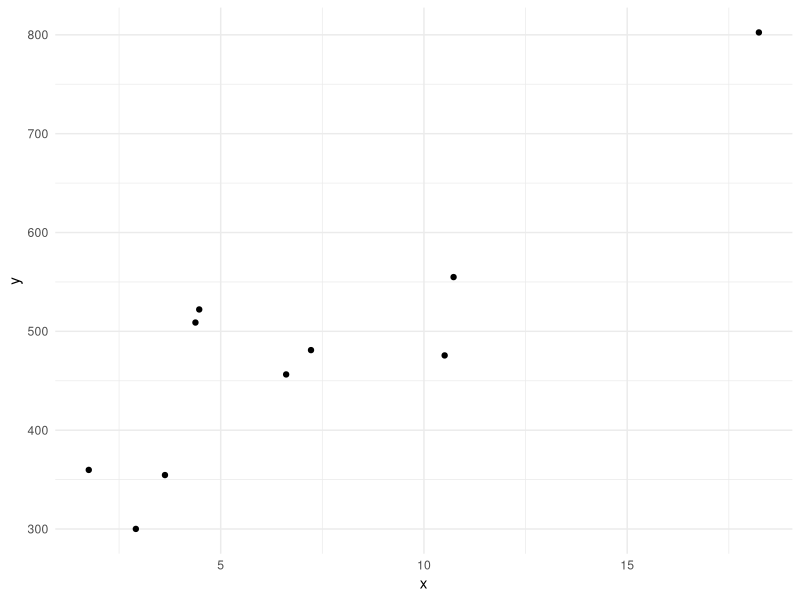
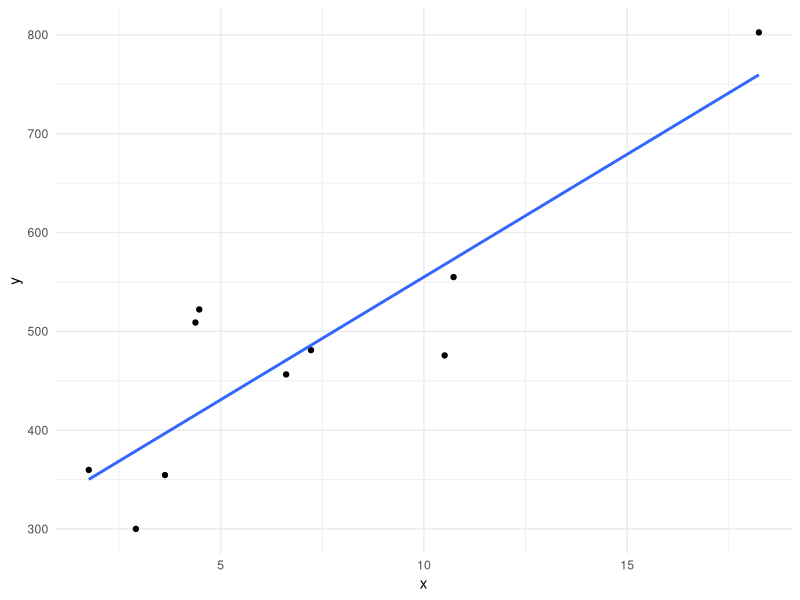
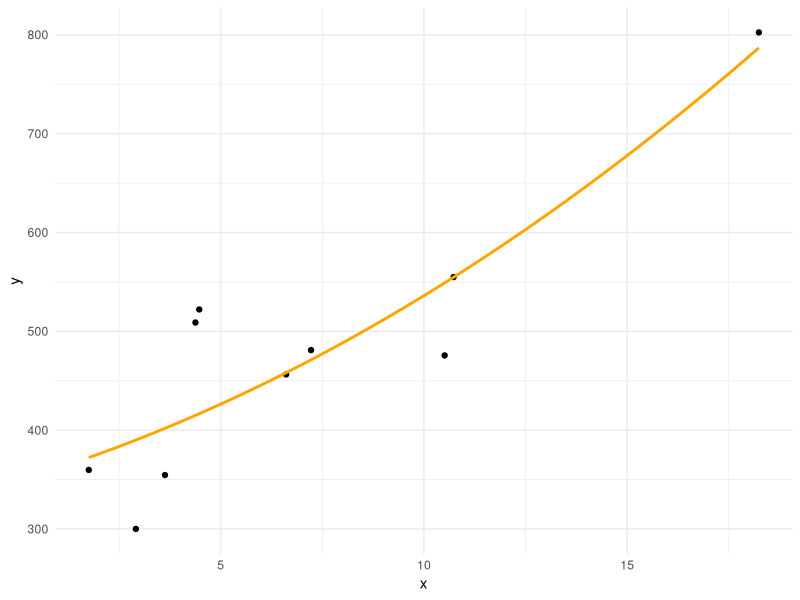
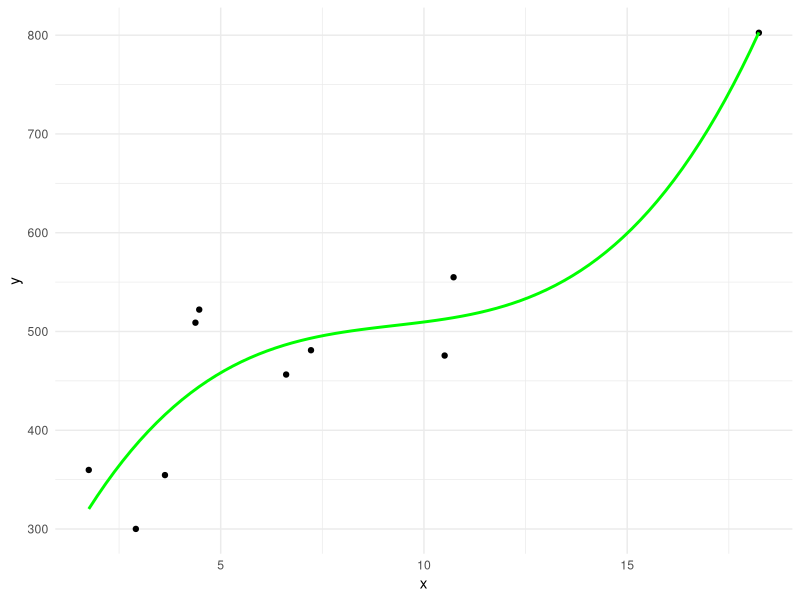
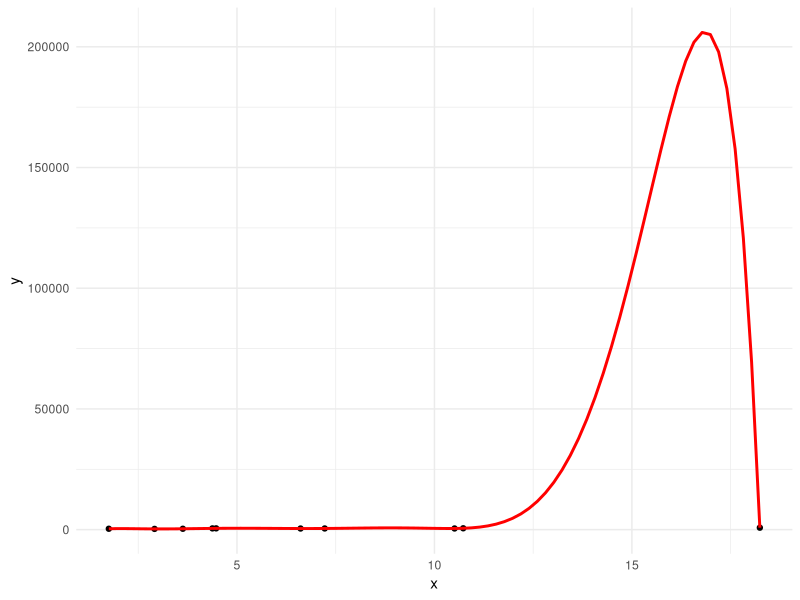
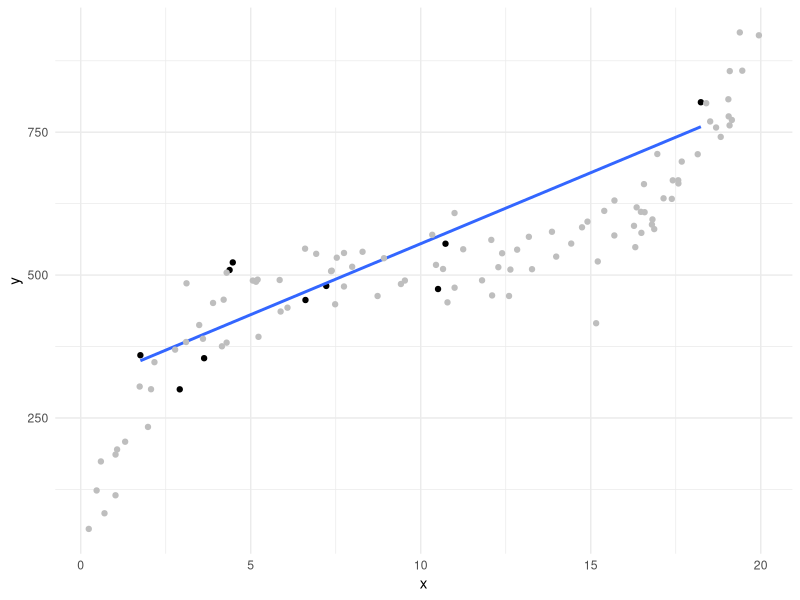
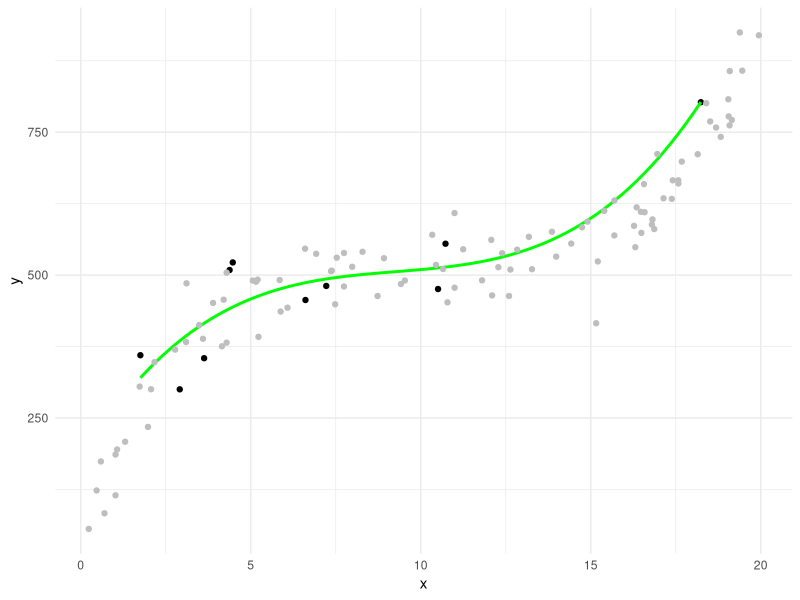
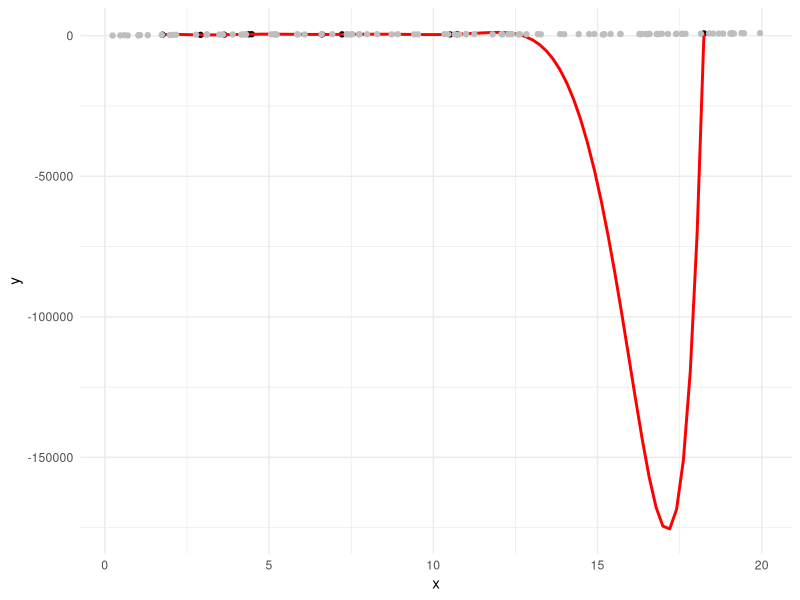

Source code (R) for these figures, in order:
library(tidyverse)
library(caret)
set.seed(5893524)
theme_set(theme_minimal())

# Criando banco de dados --------------------------------------------------

criar_amostra <- function(n) {
  tibble(
    x = runif(n, 0, 20),
    y = 500 + 0.4 * (x-10)^3 + rnorm(n, sd = 50)
  )
}

df <- criar_amostra(10)

ggplot(df, aes(x = x, y = y)) +
  geom_point()


# Ajustando modelo linear -------------------------------------------------

modelo <- train(y ~ x, data = df, method = "lm")

ggplot(df, aes(x = x, y = y)) +
  geom_point() +
  geom_smooth(method = "lm", se = FALSE)

df %>% 
  mutate(predicao = predict(modelo, df)) %>% 
  summarise(rmse = sqrt(mean((predicao - y)^2)))

# Ajustando modelo quadrático ---------------------------------------------

modelo <- train(y ~ poly(x, 2), data = df, method = "lm")

ggplot(df, aes(x = x, y = y)) +
  geom_point() +
  geom_smooth(method = "lm", formula = y ~ poly(x, 2), se = FALSE, color = "orange")

df %>% 
  mutate(predicao = predict(modelo, df)) %>% 
  summarise(rmse = sqrt(mean((predicao - y)^2)))

# Ajustando modelo cúbico -------------------------------------------------

modelo <- train(y ~ poly(x, 3), data = df, method = "lm")

ggplot(df, aes(x = x, y = y)) +
  geom_point() +
  geom_smooth(method = "lm", formula = y ~ poly(x, 3), se = FALSE, color = "green")

df %>% 
  mutate(predicao = predict(modelo, df)) %>% 
  summarise(rmse = sqrt(mean((predicao - y)^2)))


# Ajustando modelo de grau 9 ---------------------------------------------

modelo <- train(y ~ poly(x, 9, raw = TRUE), data = df, method = "lm")

ggplot(df, aes(x = x, y = y)) +
  geom_point() +
  geom_smooth(method = "lm", formula = y ~ poly(x, 9, raw = TRUE), se = FALSE, color = "red")

df %>% 
  mutate(predicao = predict(modelo, df)) %>% 
  summarise(rmse = sqrt(mean((predicao - y)^2)))

modelo$finalModel


# Resumo ------------------------------------------------------------------

calcula_erros_treino <- function(df, grau) {
  
  erros <- tibble(grau = NA, rmse = NA)
  
  for(g in grau) {
    
    modelo <- lm(y ~ poly(x, g, raw = TRUE), data = df)
    
    erro <- df %>% 
      mutate(predicao = predict(modelo, df)) %>% 
      summarise(rmse = sqrt(mean((predicao - y)^2))) %>%
      .$rmse
      
    erros <- rbind(erros, c(g, erro))
  }
  
  na.omit(erros)
}

calcula_erros_treino(df, grau = 1:9)


# Uma nova base -----------------------------------------------------------

nova_base <- criar_amostra(100)

# Grau 1
ggplot(df, aes(x = x, y = y)) +
  geom_point() +
  geom_smooth(method = "lm", se = FALSE) +
  geom_point(data = nova_base, color = "gray")

# Grau 3
ggplot(df, aes(x = x, y = y)) +
  geom_point() +
  geom_smooth(method = "lm", formula = y ~ poly(x, 3), se = FALSE, color = "green") +
  geom_point(data = nova_base, color = "gray")

# Grau 9
ggplot(df, aes(x = x, y = y)) +
  geom_point() +
  geom_smooth(method = "lm", formula = y ~ poly(x, 9), se = FALSE, color = "red") +
  geom_point(data = nova_base, color = "gray")

# Erros na nova base

calcula_erros_teste <- function(df, nova_base, grau) {
  
  erros <- tibble(grau = NA, rmse = NA)
  
  for(g in grau) {
    
    modelo <- lm(y ~ poly(x, g, raw = TRUE), data = df)
    
    erro <- nova_base %>% 
      mutate(predicao = predict(modelo, nova_base)) %>% 
      summarise(rmse = sqrt(mean((predicao - y)^2))) %>%
      .$rmse
    
    erros <- rbind(erros, c(g, erro))
  }
  
  na.omit(erros)
}

calcula_erros_teste(df, nova_base, grau = 1:9)

# Ajustando na nova base

modelo <- train(y ~ poly(x, 9, raw = TRUE), data = nova_base, method = "lm")

ggplot(nova_base, aes(x = x, y = y)) +
  geom_point() +
  geom_smooth(method = "lm", formula = y ~ poly(x, 9, raw = TRUE), se = FALSE, color = "red")

df %>% 
  mutate(predicao = predict(modelo, df)) %>% 
  summarise(rmse = sqrt(mean((predicao - y)^2)))

modelo$finalModel

# Exercício ---------------------------------------------------------------

# Coloque a data do seu nascimento
# Por exemplo, 29/07/1989
semente <- 29071989

criar_amostra <- function(n, semente) {
  set.seed(semente)
  tibble(
    x = runif(n, 0, 3),
    p = 1/(1 + exp(-(2.5 - x^sample(1:5, 1) + rnorm(n, 0, 8)))),
    y = as.numeric(rbernoulli(n, p = p))
  )
}

# Base
df <- criar_amostra(10000, semente)

# Frequência
count(df, y)

# Relação entre x e y
df %>% 
  ggplot(aes(x = x, y = y)) +
  geom_point(alpha = 0.01)

# Base de treino e de teste
df <- df %>% 
  mutate(
    base = sample(
      c("treino", "teste"), 
      size = nrow(df), 
      replace = TRUE, 
      prob = c(0.7, 0.3)
    )
  )

df_treino <- df %>% filter(base == "treino")
df_teste <- df %>% filter(base == "teste")

# calcula_erros_teste <- function(df, nova_base, grau) {
#   
#   acc <- tibble(grau = NA, acc = NA)
#   
#   for(g in grau) {
#     
#     modelo <- glm(y ~ poly(x, g, raw = TRUE), data = df, family = binomial)
#     
#     prop <- nova_base %>% 
#       mutate(
#         predicao = predict(modelo, nova_base, type = "response"),
#         predicao = ifelse(predicao > 0.5, 1, 0),
#         acerto = ifelse(predicao == y, 1, 0)
#       ) %>% 
#       summarise(prop_acerto = mean(acerto)) %>%
#       .$prop_acerto
#     
#     acc <- rbind(acc, c(g, prop))
#   }
#   
#   na.omit(acc)
# }
# 
# calcula_erros_teste(df = df_treino, nova_base = df_teste, grau = 1:5)
